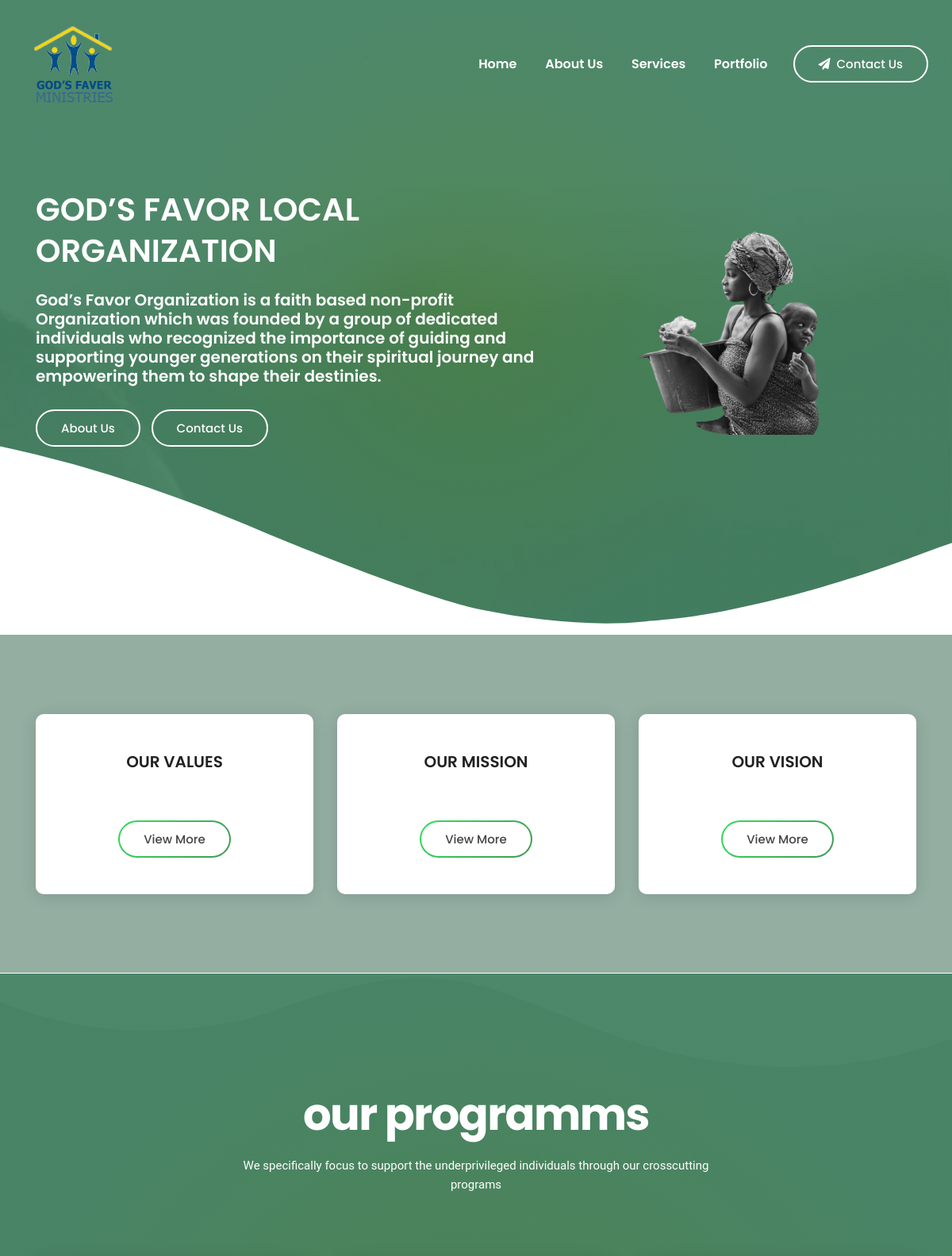
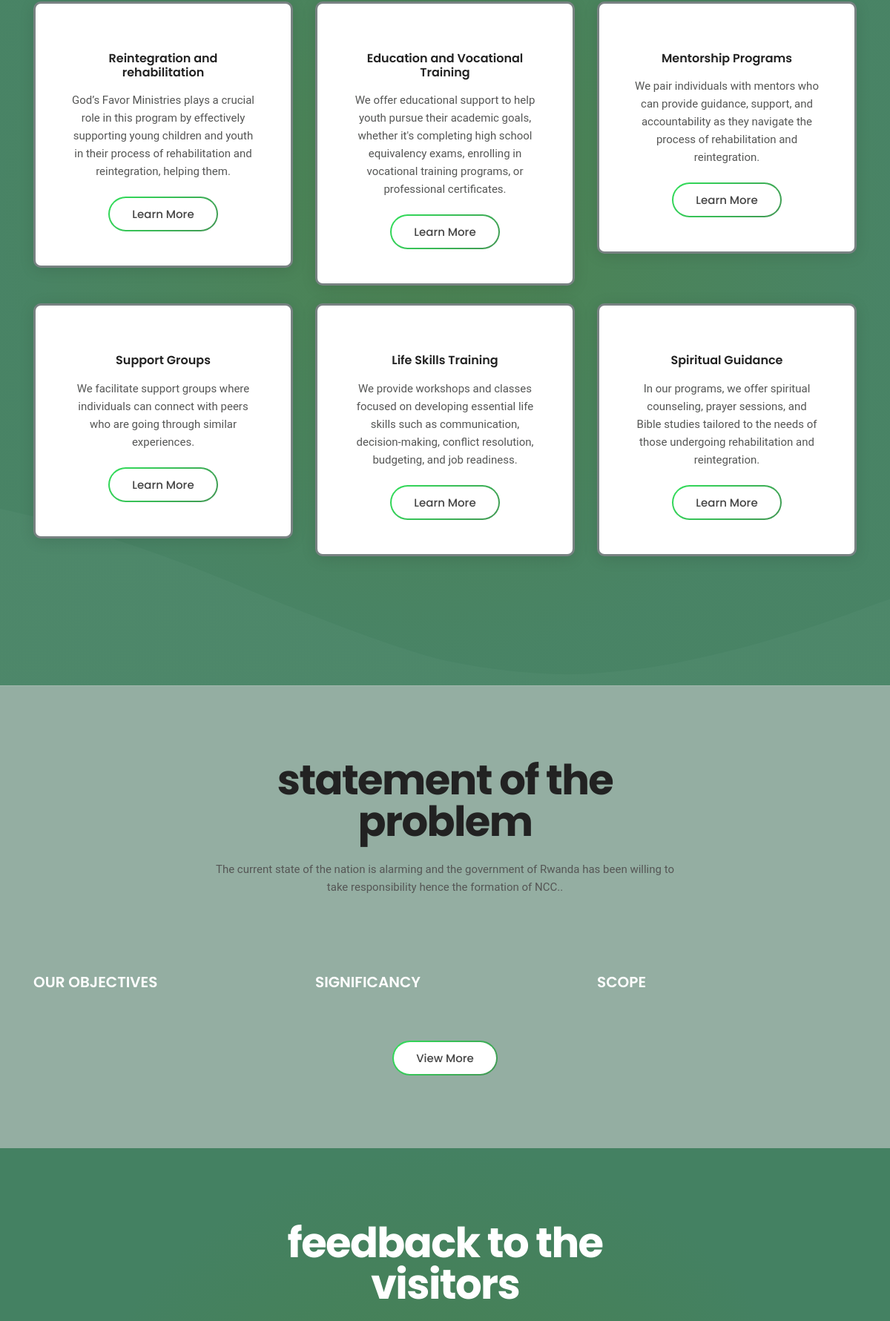
The page / (upper part) on the database its author committed (2 pictures, top to bottom).
### tables this page shows
CREATE TABLE `logo` (
  `id` int(11) NOT NULL,
  `xfile` varchar(1000) NOT NULL,
  `ufile` varchar(1000) NOT NULL,
  `updated_at` timestamp NOT NULL DEFAULT current_timestamp() ON UPDATE current_timestamp()
);

CREATE TABLE `static` (
  `id` int(11) NOT NULL,
  `stitle` varchar(150) NOT NULL,
  `stext` varchar(500) NOT NULL,
  `updated_at` timestamp NOT NULL DEFAULT current_timestamp() ON UPDATE current_timestamp()
);

CREATE TABLE `why_us` (
  `id` int(11) NOT NULL,
  `title` varchar(200) NOT NULL,
  `ufile` varchar(10000) NOT NULL,
  `updated_on` timestamp NOT NULL DEFAULT current_timestamp() ON UPDATE current_timestamp()
);

CREATE TABLE `section_title` (
  `id` int(11) NOT NULL,
  `about_title` varchar(500) NOT NULL,
  `about_text` varchar(1000) NOT NULL,
  `why_title` varchar(500) NOT NULL,
  `why_text` varchar(1000) NOT NULL,
  `service_title` varchar(500) NOT NULL,
  `service_text` varchar(1000) NOT NULL,
  `port_title` varchar(500) NOT NULL,
  `port_text` varchar(1000) NOT NULL,
  `test_title` varchar(500) NOT NULL,
  `test_text` varchar(1000) NOT NULL,
  `contact_title` varchar(500) NOT NULL,
  `contact_text` varchar(1000) NOT NULL,
  `enquiry_title` varchar(500) NOT NULL,
  `enquiry_text` varchar(1000) NOT NULL
);

CREATE TABLE `service` (
  `id` int(11) NOT NULL,
  `service_title` varchar(500) NOT NULL,
  `service_desc` varchar(1000) NOT NULL,
  `service_detail` varchar(2000) NOT NULL,
  `ufile` varchar(1000) NOT NULL,
  `upadated_at` timestamp NOT NULL DEFAULT current_timestamp() ON UPDATE current_timestamp()
);

CREATE TABLE `portfolio` (
  `id` int(11) NOT NULL,
  `port_title` varchar(500) NOT NULL,
  `port_desc` varchar(1000) NOT NULL,
  `port_detail` varchar(2000) NOT NULL,
  `ufile` varchar(1000) NOT NULL,
  `updated_at` timestamp NOT NULL DEFAULT current_timestamp() ON UPDATE current_timestamp()
);

### index.php (the view, shortened to what this page needs)
<?php include "header.php"; ?>
        <section id="home" class="section welcome-area bg-overlay overflow-hidden d-flex align-items-center">
            <div class="container">
                <div class="row align-items-center">
                    <div class="col-12 col-md-7">
                    <?php
    $rr=mysqli_query($con,"SELECT * FROM static");
$r = mysqli_fetch_row($rr);
$stitle = $r[1];
$stext=$r[2];
?>
                        <div class="welcome-intro">
                            <h2 class="text-white"><?php print $stitle?></h2>
                            <h3 class="text-white my-4"><?php print $stext?></h3>
                            <div class="button-group">
                                <a href="about" class="btn btn-bordered-white">About Us</a>
                                <a href="contact" class="btn btn-bordered-white d-none d-sm-inline-block">Contact Us</a>
                            </div>
                        </div>
                    </div>
                    <div class="col-12 col-md-5">
                        <div class="welcome-thumb-wrapper mt-5 mt-md-0">
                            <span class="welcome-thumb-1">
                                <img class="welcome-animation d-block ml-auto"  src="assets/img/welcome/thumb_1.png" alt="child">
                            </span>
                        </div>
                    </div>
                </div>
            </div>
            <div class="shape shape-bottom">
            </div>
        </section>
        <section class="section promo-area ptb_100">
            <div class="container">
                <div class="row">
                <?php
				   $q="SELECT * FROM  why_us ORDER BY id DESC LIMIT 3";
 $r123 = mysqli_query($con,$q);
while($ro = mysqli_fetch_array($r123))
{
    $id="$ro[id]";
	$title="$ro[title]";
    $ufile="$ro[ufile]";
print "
<div class='col-12 col-md-6 col-lg-4 res-margin'>
<div class='single-promo color-1 bg-white hover-bottom text-center p-5'>
    <h4 class='mb-3'>$title</h4>
    <a href='aboutthis.php?id=$id'>
        <img src='dashboard/uploads/topshow/$ufile' alt=''>
    </a>
    <div class='row justify-content-center'>
                    <a href='' class='btn btn-bordered mt-4'>View More</a>
                </div>
    </p>
</div>
</div>
";
}
?>
                </div>
            </div>
        </section>
        <section id="service" class="section service-area bg-overlay ptb_150">
            <div class="shape shape-top">
            </div>
            <div class="container">
                <div class="row justify-content-center">
                    <div class="col-12 col-md-10 col-lg-7">
                        <div class="section-heading text-center">
                            <h2 class="text-white"><?php print $service_title?></h2>
                            <p class="d-none d-sm-block mt-4 text-white"><?php print $service_text?></p>
                        </div>
                    </div>
                </div>
                <div class="row">
                <?php
				   $qs="SELECT * FROM  service ORDER BY id DESC LIMIT 6";
 $r1 = mysqli_query($con,$qs);
while($rod = mysqli_fetch_array($r1))
{
	$id="$rod[id]";
	$serviceg="$rod[service_title]";
	$service_desc="$rod[service_desc]";
print "
<div class='col-12 col-md-6 col-lg-4'>
<div class='single-promo color-1 bg-white hover-bottom text-center p-5'  style='border: solid 3px #788282;'>
    <h5 class='my-3'>$serviceg</h5>
    <p>$service_desc</p>
    <div class='row justify-content-center'>
    <a class='btn btn-bordered mt-4' href='servicedetail.php?id=$id'>Learn More</a>
    </div>
</div><br>
</div>
";
}
?>
                   </div>
            </div>
            <div class="shape shape-bottom">
            </div>
        </section>
        <section id="portfolio" class="portfolio-area overflow-hidden ptb_100">
            <div class="container">
                <div class="row justify-content-center">
                    <div class="col-12 col-md-10 col-lg-7">
                        <div class="section-heading text-center">
                            <h2><?php print $port_title?></h2>
                            <p class="d-none d-sm-block mt-4"><?php print $port_text?></p>
                        </div>
                    </div>
                </div>
                <div class="row items portfolio-items">
                <?php
				   $q="SELECT * FROM  portfolio ORDER BY id DESC LIMIT 6";
 $r123 = mysqli_query($con,$q);
while($ro = mysqli_fetch_array($r123))
{
	$id="$ro[id]";
	$port_title="$ro[port_title]";
    $port_desc="$ro[port_desc]";
    $ufile="$ro[ufile]";
print "
<div class='col-12 col-sm-6 col-lg-4 portfolio-item' data-groups='['marketing','development']'>
<div class='single-case-studies'>
    <a href='portdetail.php?id=$id'>
        <img src='dashboard/uploads/portfolio/$ufile' alt=''>
    </a>
    <h3 class='text-white mb-3'>$port_title</h3>
    <a href='portdetail.php?id=$id' class='case-studies-overlay'>
        <span class='overlay-text text-center p-3'>
            <h3 class='text-white mb-3'>$port_title</h3>
            <p class='text-white'>$port_desc.</p>
        </span>
    </a>
</div>
</div>
";
}
?>
                </div>
                <div class="row justify-content-center">
                    <a href="portfolio.php" class="btn btn-bordered mt-4">View More</a>
                </div>
            </div>
        </section>
        <section id="review" class="section review-area bg-overlay ptb_100">
            <div class="container">
                <div class="row justify-content-center">
                    <div class="col-12 col-md-10 col-lg-7">
                        <div class="section-heading text-center">
                            <h2 class="text-white"><upper><?php print $test_title; ?></upper></h2>
                        </div>
                    </div>
                </div>
            </div>
        </section>
      <?php include "footer.php"; ?>

### header.php (shortened to what this page needs)
<?php include "z_db.php";?>
<!doctype html>
<html class="no-js" lang="en">
<?php
    $rrs=mysqli_query($con,"SELECT * FROM section_title Where id=1");
$rs = mysqli_fetch_array($rrs);
$test_title = "$rs[test_title]";
$port_title="$rs[port_title]";
$port_text="$rs[port_text]";
$service_title="$rs[service_title]";
$service_text="$rs[service_text]";
?>
<head>
    <link rel="stylesheet" href="assets/css/style.css">
    <link rel="stylesheet" href="assets/css/responsive.css">
</head>
<body>
    <div class="main overflow-hidden">
        <header id="header">
            <nav data-aos="zoom-out" data-aos-delay="800" class="navbar navbar-expand">
                <div class="container header">
                    <?php
    $rt=mysqli_query($con,"SELECT ufile FROM logo where id=1");
    $tr = mysqli_fetch_array($rt);
    $ufile = "$tr[ufile]";
?>
                    <a class="navbar-brand" href="home">
                        <img class="navbar-brand-regular" src="dashboard/uploads/logo/<?php print $ufile?>" alt="brand-logo">
                    </a>
                    <ul class="navbar-nav items">
                        <li class="nav-item">
                            <a class="nav-link" href="home">Home </a>
                        </li>
                        <li class="nav-item">
                            <a href="about" class="nav-link">About Us</a>
                        </li>
                        <li class="nav-item">
                            <a href="services" class="nav-link">Services</a>
                        </li>
                        <li class="nav-item">
                            <a href="portfolio" class="nav-link">Portfolio</a>
                        </li>
                    </ul>
                    <ul class="navbar-nav action">
                        <li class="nav-item ml-3">
                            <a href="contact.php" class="btn ml-lg-auto btn-bordered-white"><i class="fas fa-paper-plane contact-icon mr-md-2"></i>Contact Us</a>
                        </li>
                    </ul>
                </div>
            </nav>
        </header>

### footer.php (shortened to what this page needs)
    </div>
</body>
</html>

### rows shown on the page
logo: ufile (picture)
static: stitle "GOD’S FAVOR LOCAL ORGANIZATION", stext "God’s Favor Organization is a faith based non-profit Organization which was founded by a group of dedicated individuals who recognized the importance of guiding and supporting younger generations on their spiritual journey and empowering them to shape their destinies."
why_us: title "OUR VALUES"
why_us: title "OUR MISSION"
why_us: title "OUR VISION"
section_title: service_title "our programms", service_text "We specifically focus to support the underprivileged individuals through our crosscutting programs", port_title "statement of the problem", port_text "The current state of the nation is alarming and the government of Rwanda has been willing to take responsibility hence the formation of NCC..", test_title "feedback to the visitors"
service: service_title "Reintegration and rehabilitation", service_desc "God’s Favor Ministries plays a crucial role in this program by effectively supporting young children and youth in their process of rehabilitation and reintegration, helping them."
service: service_title "Education and Vocational Training", service_desc "We offer educational support to help youth pursue their academic goals, whether it's completing high school equivalency exams, enrolling in vocational training programs, or professional certificates."
service: service_title "Mentorship Programs", service_desc "We pair individuals with mentors who can provide guidance, support, and accountability as they navigate the process of rehabilitation and reintegration."
service: service_title "Support Groups", service_desc "We facilitate support groups where individuals can connect with peers who are going through similar experiences."
service: service_title "Life Skills Training", service_desc "We provide workshops and classes focused on developing essential life skills such as communication, decision-making, conflict resolution, budgeting, and job readiness."
service: service_title "Spiritual Guidance", service_desc "In our programs, we offer spiritual counseling, prayer sessions, and Bible studies tailored to the needs of those undergoing rehabilitation and reintegration."
portfolio: port_title "OUR OBJECTIVES"
portfolio: port_title "SIGNIFICANCY"
portfolio: port_title "SCOPE"
